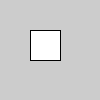
Frame 1 (no input)
Frame 60 (the mouse pressed at the canvas centre just before this capture): identical to frame 1, image omitted
Frame 120 (the mouse held since frame 60 and released just before this capture): identical to frame 1, image omitted

The Processing sketch that drew this single still picture (run headless with seeded random() and noise(); from frame 60 on, the mouse is pressed at the canvas centre):

// Processing sketch: Class8_KeyCode
// ── Class8_KeyCode.pde
int y = 30;
void setup() {
}

void draw() {
  rect(30,y,30,30);
  
  if (key == CODED) {
    if (keyCode == UP) {
      y--;
    } else if (keyCode == DOWN) {
      y++;
    }
  }
}
